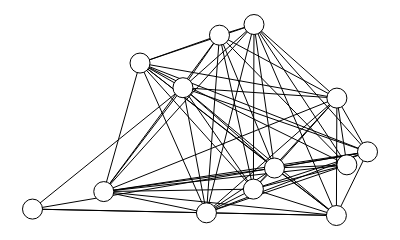

The code cell stored with this chart in its notebook:
### Code cell
sn.show_graph(g)

### Figure 1 — Plotly figure (JSON) as saved in the notebook; plotly's stock layout.template omitted (floating-point values rounded to 4 significant figures; data arrays with more than 128 entries replaced by an {"elided": "..."} marker saying what was removed)
{"data": [{"hoverinfo": "none", "line": {"color": "rgb(0, 0, 0)", "width": 1}, "mode": "lines", "x": {"elided": "195 float values"}, "y": {"elided": "195 float values"}}, {"hoverinfo": "none", "marker": {"color": "rgb(255, 255, 255)", "line": {"color": "rgb(0, 0, 0)", "width": 1}, "size": 20}, "mode": "markers+text", "text": [], "textfont": {"color": "rgb(0, 0, 0)"}, "textposition": "middle center", "x": [1.894, 1.763, 1.508, 1.632, 1.59, 1.87, 1.787, 1.681, 1.859, 1.763, 1.708, 1.723, 1.858], "y": [1.642, 1.574, 1.537, 1.804, 1.569, 1.618, 1.612, 1.759, 1.74, 1.875, 1.53, 1.856, 1.525]}], "layout": {"height": 225, "margin": {"b": 0, "l": 0, "r": 0, "t": 0}, "showlegend": false, "width": 400, "xaxis": {"showgrid": false, "showticklabels": false, "zeroline": false}, "yaxis": {"showgrid": false, "showticklabels": false, "zeroline": false}}}
